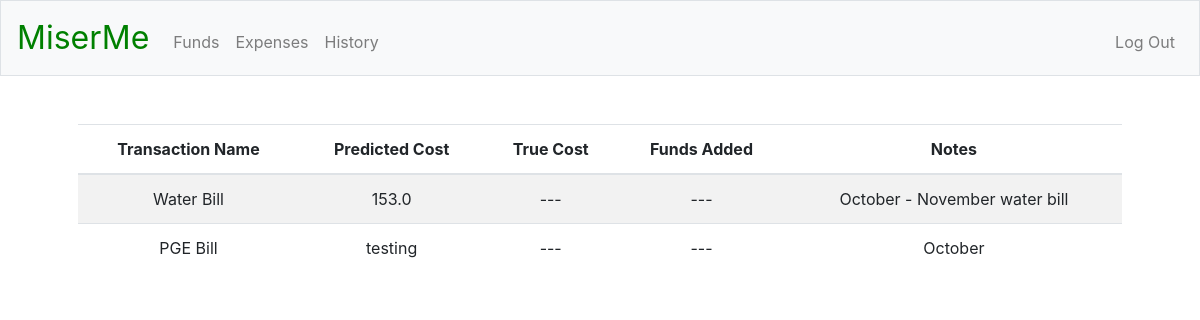
Before: /history (signed in) with the older database file.
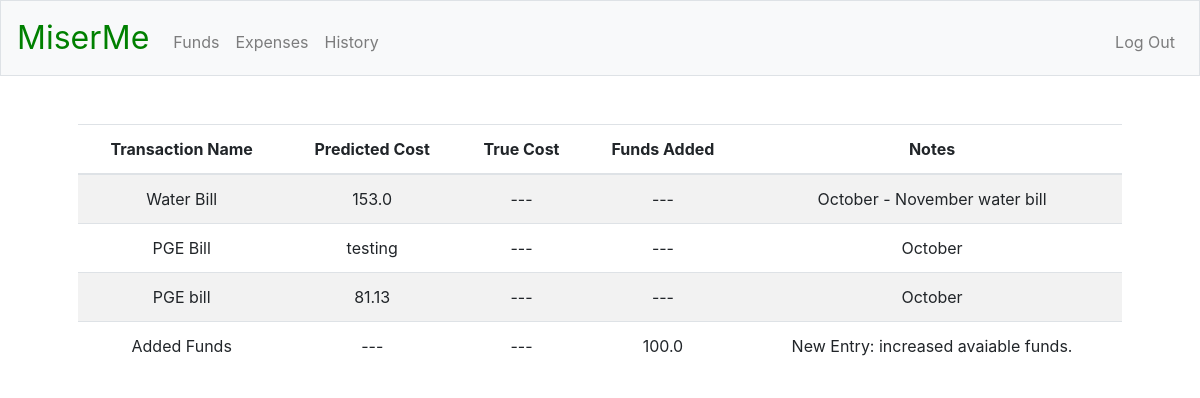
After: the same page with the newer database file.
### tables this page shows
CREATE TABLE history (
history_id INTEGER PRIMARY KEY AUTOINCREMENT NOT NULL,
user_id INTEGER NOT NULL,
txn_name TEXT DEFAULT "---" NOT NULL,
date TEXT DEFAULT "---" NOT NULL,
predicted_cost REAL DEFAULT "---" NOT NULL,
true_cost REAL DEFAULT "---" NOT NULL,
funds_added REAL DEFAULT "---" NOT NULL,
notes VARCHAR(255) DEFAULT "---" NOT NULL,
FOREIGN KEY(user_id) REFERENCES registrants(id));

### app.py (the view)
@app.route("/history")
@login_required
def history():
    c.execute("""
    SELECT txn_name, predicted_cost, true_cost, funds_added, notes FROM history WHERE user_id = :user_id;
    """, {"user_id": session["user_id"]})
    rows = c.fetchall()
    entries = []
    for row in rows:
        entries.append({
            "name": row[0],
            "predict": row[1],
            "true": row[2],
            "funds_added": row[3],
            "notes": row[4]
        })
    return render_template("history.html", entries = entries)

### helpers.py (called while the page is built)
def login_required(f):
    @wraps(f)
    def decorated_functions(*args, **kwargs):
        if session.get("user_id") is None:
            return redirect("/login")
        return f(*args, **kwargs)
    return decorated_functions

### templates/history.html (shortened to what this page needs)
{% extends "layout.html" %}
{% block main %}
    <table class="table table-striped">
        <thead>
            <tr>
                <th>Transaction Name</th>
                <th>Predicted Cost</th>
                <th>True Cost</th>
                <th>Funds Added</th>
                <th>Notes</th>
            </tr>
        </thead>
        <tbody>
            {% for i in entries %}
            <tr>
                <td>{{ i["name"] }}</td>
                <td>{{ i["predict"] }}</td>
                <td>{{ i["true"] }}</td>
                <td>{{ i["funds_added"] }}</td>
                <td>{{ i["notes"] }}</td>
            </tr>
            {% endfor %}
        </tbody>
    </table>
{% endblock %}

Changed rows visible on the page:
added history: name "PGE bill", predict "81.13", true "---", funds_added "---", notes "October"
added history: name "Added Funds", predict "---", true "---", funds_added "100.0", notes "New Entry: increased avaiable funds."
